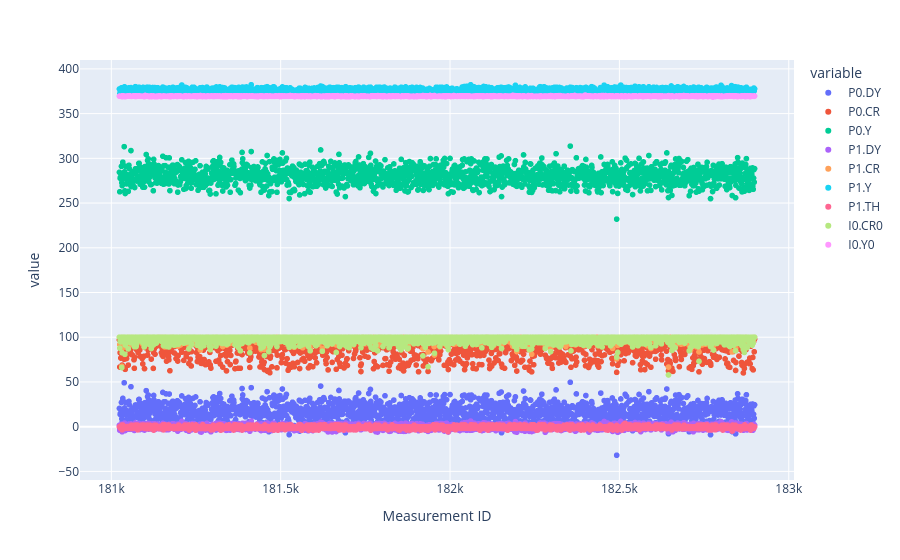

Write notebook code for a chart like this one.
### Code cell
fig = px.scatter(photo_df_OK, x='Measurement ID', y=['P0.DY','P0.CR','P0.Y','P1.DY',"P1.CR",'P1.Y','P1.TH','I0.CR0','I0.Y0'])
fig.show()

### Figure 1 — Plotly figure (JSON) as saved in the notebook; plotly's stock layout.template omitted (floating-point values rounded to 4 significant figures; data arrays with more than 128 entries replaced by an {"elided": "..."} marker saying what was removed)
{"data": [{"hovertemplate": "variable=P0.DY<br>Measurement ID=%{x}<br>value=%{y}<extra></extra>", "legendgroup": "P0.DY", "marker": {"color": "#636efa", "symbol": "circle"}, "mode": "markers", "name": "P0.DY", "showlegend": true, "type": "scattergl", "x": {"elided": "1856 int values"}, "xaxis": "x", "y": {"elided": "1856 float values"}, "yaxis": "y"}, {"hovertemplate": "variable=P0.CR<br>Measurement ID=%{x}<br>value=%{y}<extra></extra>", "legendgroup": "P0.CR", "marker": {"color": "#EF553B", "symbol": "circle"}, "mode": "markers", "name": "P0.CR", "showlegend": true, "type": "scattergl", "x": {"elided": "1856 int values"}, "xaxis": "x", "y": {"elided": "1856 float values"}, "yaxis": "y"}, {"hovertemplate": "variable=P0.Y<br>Measurement ID=%{x}<br>value=%{y}<extra></extra>", "legendgroup": "P0.Y", "marker": {"color": "#00cc96", "symbol": "circle"}, "mode": "markers", "name": "P0.Y", "showlegend": true, "type": "scattergl", "x": {"elided": "1856 int values"}, "xaxis": "x", "y": {"elided": "1856 float values"}, "yaxis": "y"}, {"hovertemplate": "variable=P1.DY<br>Measurement ID=%{x}<br>value=%{y}<extra></extra>", "legendgroup": "P1.DY", "marker": {"color": "#ab63fa", "symbol": "circle"}, "mode": "markers", "name": "P1.DY", "showlegend": true, "type": "scattergl", "x": {"elided": "1856 int values"}, "xaxis": "x", "y": {"elided": "1856 float values"}, "yaxis": "y"}, {"hovertemplate": "variable=P1.CR<br>Measurement ID=%{x}<br>value=%{y}<extra></extra>", "legendgroup": "P1.CR", "marker": {"color": "#FFA15A", "symbol": "circle"}, "mode": "markers", "name": "P1.CR", "showlegend": true, "type": "scattergl", "x": {"elided": "1856 int values"}, "xaxis": "x", "y": {"elided": "1856 float values"}, "yaxis": "y"}, {"hovertemplate": "variable=P1.Y<br>Measurement ID=%{x}<br>value=%{y}<extra></extra>", "legendgroup": "P1.Y", "marker": {"color": "#19d3f3", "symbol": "circle"}, "mode": "markers", "name": "P1.Y", "showlegend": true, "type": "scattergl", "x": {"elided": "1856 int values"}, "xaxis": "x", "y": {"elided": "1856 float values"}, "yaxis": "y"}, {"hovertemplate": "variable=P1.TH<br>Measurement ID=%{x}<br>value=%{y}<extra></extra>", "legendgroup": "P1.TH", "marker": {"color": "#FF6692", "symbol": "circle"}, "mode": "markers", "name": "P1.TH", "showlegend": true, "type": "scattergl", "x": {"elided": "1856 int values"}, "xaxis": "x", "y": {"elided": "1856 float values"}, "yaxis": "y"}, {"hovertemplate": "variable=I0.CR0<br>Measurement ID=%{x}<br>value=%{y}<extra></extra>", "legendgroup": "I0.CR0", "marker": {"color": "#B6E880", "symbol": "circle"}, "mode": "markers", "name": "I0.CR0", "showlegend": true, "type": "scattergl", "x": {"elided": "1856 int values"}, "xaxis": "x", "y": {"elided": "1856 float values"}, "yaxis": "y"}, {"hovertemplate": "variable=I0.Y0<br>Measurement ID=%{x}<br>value=%{y}<extra></extra>", "legendgroup": "I0.Y0", "marker": {"color": "#FF97FF", "symbol": "circle"}, "mode": "markers", "name": "I0.Y0", "showlegend": true, "type": "scattergl", "x": {"elided": "1856 int values"}, "xaxis": "x", "y": {"elided": "1856 float values"}, "yaxis": "y"}], "layout": {"legend": {"title": {"text": "variable"}, "tracegroupgap": 0}, "margin": {"t": 60}, "xaxis": {"anchor": "y", "domain": [0, 1], "title": {"text": "Measurement ID"}}, "yaxis": {"anchor": "x", "domain": [0, 1], "title": {"text": "value"}}}}
